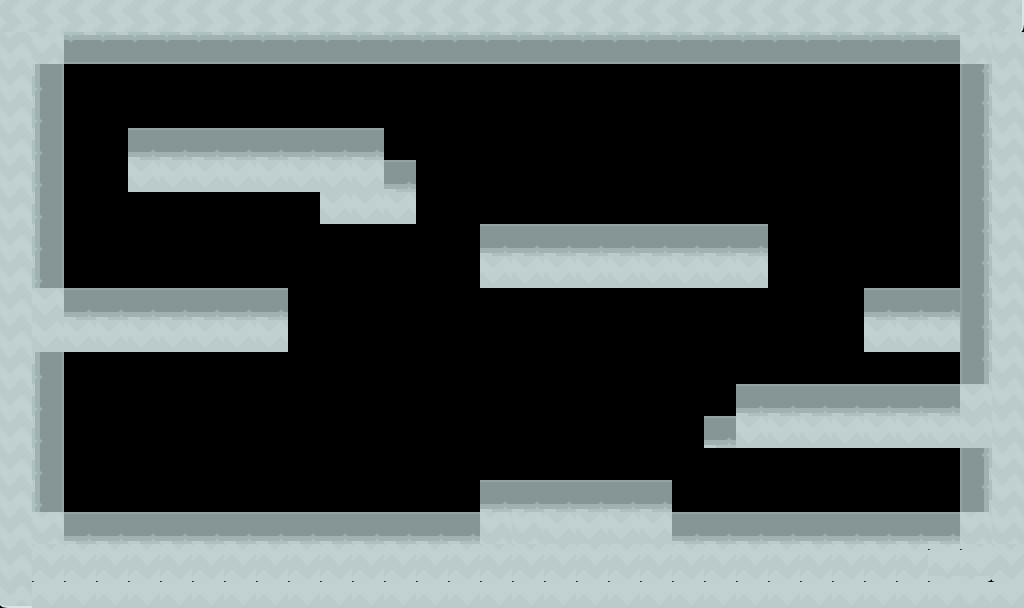

A level layout from a 2D game, rendered from its tile map. Below: a short description, then the map file with its tile-grid data intact:
An orthogonal 32x19 tile map with 32x32 px tiles, 1 tile layer (Camada de Tiles 1).

<map version="1.0" tiledversion="2017.07.26" orientation="orthogonal" renderorder="right-down" width="32" height="19" tilewidth="32" tileheight="32" nextobjectid="1">
 <tileset firstgid="1" name="tiles2" tilewidth="32" tileheight="32" tilecount="728" columns="26">
  <image source="tiles2.png" width="840" height="910" />
 </tileset>
 <layer name="Camada de Tiles 1" width="32" height="19">
  <data encoding="csv">
2684355234,2684355234,2684355234,2684355234,2684355234,2684355234,2684355234,2684355234,2684355234,2684355234,2684355234,2684355234,2684355234,2684355234,2684355234,2684355234,2684355234,2684355234,2684355234,2684355234,2684355234,2684355234,2684355234,2684355234,2684355234,2684355234,2684355234,2684355234,2684355234,2684355234,2684355234,2684355208,
3221226146,674,3221226117,3221226117,3221226117,3221226117,3221226117,3221226117,3221226117,3221226117,3221226117,3221226117,3221226117,3221226117,3221226117,3221226117,3221226117,3221226117,3221226117,3221226117,3221226117,3221226117,3221226117,3221226117,3221226117,3221226117,3221226117,3221226117,3221226117,3221226117,674,674,
3221226146,2684355205,0,0,0,0,0,0,0,0,0,0,0,0,0,0,0,0,0,0,0,0,0,0,0,0,0,0,0,0,1610613381,674,
3221226146,2684355205,0,0,0,0,0,0,0,0,0,0,0,0,0,0,0,0,0,0,0,0,0,0,0,0,0,0,0,0,1610613381,674,
3221226146,2684355205,0,0,645,645,645,645,645,645,645,645,0,0,0,0,0,0,0,0,0,0,0,0,0,0,0,0,0,0,1610613381,674,
3221226146,2684355205,0,0,723,723,723,723,723,723,723,723,645,0,0,0,0,0,0,0,0,0,0,0,0,0,0,0,0,0,1610613381,674,
3221226146,2684355205,0,0,0,0,0,0,0,0,723,723,723,0,0,0,0,0,0,0,0,0,0,0,0,0,0,0,0,0,1610613381,674,
3221226146,2684355205,0,0,0,0,0,0,0,0,0,0,0,0,0,645,645,645,645,645,645,645,645,645,0,0,0,0,0,0,1610613381,674,
3221226146,2684355205,0,0,0,0,0,0,0,0,0,0,0,0,0,723,723,723,723,723,723,723,723,723,0,0,0,0,0,0,1610613381,674,
3221226146,723,645,645,645,645,645,645,645,0,0,0,0,0,0,0,0,0,0,0,0,0,0,0,0,0,0,645,645,645,1610613381,674,
3221226146,723,723,723,723,723,723,723,723,0,0,0,0,0,0,0,0,0,0,0,0,0,0,0,0,0,0,723,723,723,1610613381,674,
3221226146,2684355205,0,0,0,0,0,0,0,0,0,0,0,0,0,0,0,0,0,0,0,0,0,0,0,0,0,0,0,0,1610613381,674,
3221226146,2684355205,0,0,0,0,0,0,0,0,0,0,0,0,0,0,0,0,0,0,0,0,0,645,645,645,645,645,645,645,723,674,
3221226146,2684355205,0,0,0,0,0,0,0,0,0,0,0,0,0,0,0,0,0,0,0,0,645,723,723,723,723,723,723,723,723,674,
3221226146,2684355205,0,0,0,0,0,0,0,0,0,0,0,0,0,0,0,0,0,0,0,0,0,0,0,0,0,0,0,0,1610613381,674,
3221226146,2684355205,0,0,0,0,0,0,0,0,0,0,0,0,0,645,645,645,645,645,645,0,0,0,0,0,0,0,0,0,1610613381,674,
3221226146,674,645,645,645,645,645,645,645,645,645,645,645,645,645,674,674,723,723,723,723,645,645,645,645,645,645,645,645,645,674,674,
3221226146,673,673,673,673,673,673,673,673,673,673,673,673,673,673,673,673,673,673,673,673,673,673,673,673,673,673,673,673,699,699,673,
3221226120,699,699,699,699,699,699,699,699,699,699,699,699,699,699,699,699,699,699,699,699,699,699,699,699,699,699,699,699,699,700,699
</data>
 </layer>
</map>
